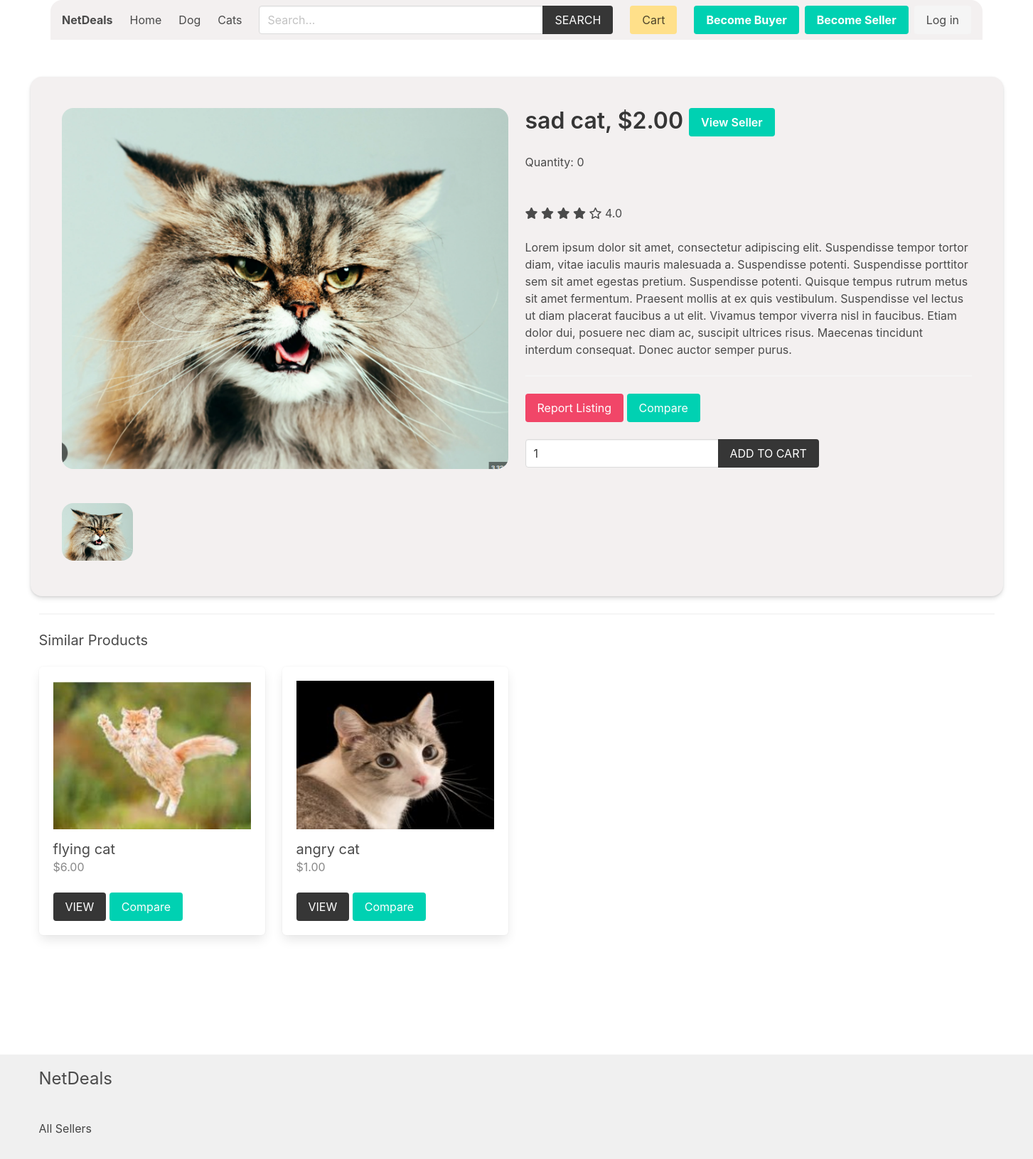
The app's page /product/Cats/sad-cat/ with its own data.
### product/models.py (models this page shows, shortened)
class Category(models.Model):
    title = models.CharField(max_length=50)
    slug = models.SlugField(max_length=55)
    ordering = models.IntegerField(default=0)
    class Meta:
        ordering = ['ordering']

class Product(models.Model):
    quantity = models.PositiveIntegerField(default=0)
    category = models.ForeignKey(Category, related_name='products', on_delete=models.CASCADE)
    seller = models.ForeignKey(SellerProfile, related_name="products", on_delete=models.CASCADE)
    title = models.CharField(max_length=50)
    slug = models.SlugField(max_length=55)
    description = models.TextField(blank=True, null=True)
    price = models.DecimalField(max_digits=6, decimal_places=2)
    added_date = models.DateTimeField(auto_now_add=True)
    image = models.ImageField(upload_to='uploads/', blank=True, null=True)
    thumbnail = models.ImageField(upload_to='uploads/', blank=True, null=True) # Change uploads to thumbnails
    image2 = models.ImageField(upload_to='uploads/', blank=True, null=True)
    thumbnail2 = models.ImageField(upload_to='uploads/thumbnails/', blank=True, null=True)
    image3 = models.ImageField(upload_to='uploads/', blank=True, null=True)
    thumbnail3 = models.ImageField(upload_to='uploads/thumbnails/', blank=True, null=True)
    image4 = models.ImageField(upload_to='uploads/', blank=True, null=True)
    thumbnail4 = models.ImageField(upload_to='uploads/thumbnails/', blank=True, null=True)
    def get_average_rating(self):
        average = self.ratings.aggregate(average=models.Avg('rating'))['average']
        if average:
            return round(average, 1)
        return 0
    class Meta:
        ordering = ['-added_date']
    def get_thumbnail(self):
        if self.thumbnail:
            return self.thumbnail.url

### product/views.py (the view)
# urls.py: path('product/', include('product.urls')),
def product(request, category_slug, product_slug):
    cart = Cart(request)
    product = get_object_or_404(Product, category__slug=category_slug, slug=product_slug)
    if request.method == 'POST':
        form = AddToCartForm(request.POST)
        if form.is_valid():
            quantity = form.cleaned_data['quantity']
            success = cart.add(product_id=product.id, quantity=quantity, update_quantity=False)
            if success:
                messages.success(request, "Successfully added to cart.")
            else:
                messages.error(request, "Failed to add to cart. Item is not available.")
            return redirect('product:product', category_slug=category_slug, product_slug=product_slug)
    else:
        form = AddToCartForm()
    similar_products = list(product.category.products.exclude(id=product.id))
    if len(similar_products) >= 4:
        similar_products = random.sample(similar_products, 4)
    report_form = ProductReportForm()
    rating_form = RatingForm()
    if request.user.is_authenticated:
        purchased = OrderItem.objects.filter(product=product, user=request.user).exists()
        rated = Rating.objects.filter(product = product, user = request.user).exists()
    else:
        purchased = False
        rated = False
    context = {
        'rated': rated,
        'CustomUser': CustomUser,
        'OrderItem': OrderItem,
        'purchased': purchased,
        'rating_form':rating_form,
        'product': product,
        'similar_products': similar_products,
        'form': form,
        'report_form': report_form,
    }
    return render(request, 'product/product.html', context)

### product/forms.py
class RatingForm(forms.ModelForm):
    class Meta:
        model = Rating
        fields = ['rating']

class AddToCartForm(forms.Form):
    quantity = forms.IntegerField()

### cart/cart.py (called while the page is built)
    def __len__(self):
        return sum(item['quantity'] for item in self.cart.values())

### cart/context_processors.py (called while the page is built)
def cart(request):
    return {'cart': Cart(request)}

### product/context_processors.py (called while the page is built)
def menu_categories(request):
    categories = Category.objects.all()
    return {'categories': categories}

### product/templatetags/product_filters.py (called while the page is built)
@register.filter(name='product_images')
def product_images(product):
    return [img for img in (product.image, product.image2, product.image3, product.image4) if img]

### product/templatetags/ratings.py (called while the page is built)
@register.filter
def get_range(value):
    return range(1, value + 1)

### templates/product/product.html (shortened to what this page needs)
{% extends 'core/base.html' %}
{% block content %}
    <div class="columns shadowed-background">
        {% if product.image %}
        {% load product_filters %}
        <div class="column is-half">
            <figure class="image mb-6">
                <img id="main-image" class="rounded-image" src="{{product.image.url|default:''}}" alt="{{product.title}}">
            </figure>
            <div class="thumbnails ">
                {% for img in product|product_images %}
                    <figure class="image is-85x85" style="display: inline-block; margin-right: 5px;">
                        <img class="rounded-image thumbnail" src="{{img.url}}" alt="{{product.title}}" style="width: 100px; height: auto; cursor: pointer;">
                    </figure>
                {% endfor %}
            </div>
        </div>
    {% endif %}
        <div class="column">
            <h1 class="title">{{product.title}}, ${{product.price}} <a href="{% url 'seller:seller' product.seller.id %}" class="button is-primary ">View Seller</a></h1>
            <h2>Quantity: {{product.quantity}}</h2>
            <br>
            <br>
            {% with product.get_average_rating as average_rating %}
            {% load ratings %}
                <div class="rating">
                    {% for i in 5|get_range %}
                        {% if average_rating >= i %}
                            <i class="fas fa-star"></i>
                        {% else %}
                            <i class="far fa-star"></i>
                        {% endif %}
                    {% endfor %}
                    <span>{{ average_rating }}</span>
                </div>
            {% endwith %}
            <br>
            <p>{{product.description}}</p>
            <hr>
            <button onclick="openReportModal()" class="button is-danger">Report Listing</button>
            <button type="button" class="button is-primary" onclick="compareProduct({{ product.pk }})">Compare</button>
            <br>
            <br>
            <form method="post" action="">
                <div class="field has-addons">
                    <div class="control">
                        <input type="number" name="quantity" value="1" class="input" min="1" id="">
                    </div>
                    <div class="control">
                        <button class="button is-dark is-uppercase">Add to Cart</button>
                    </div>
                </div>
            </form>
        </div>
    </div>
    {% if similar_products %}
        <hr>
        <div class="columns is-multiline">
            <div class="column is-12">
                <h2 class="subtitle">Similar Products</h2>
            </div>
            {% for product in similar_products %}
                {% include 'product/parts/list_item.html' %}
            {% endfor %}
        </div>
    {% endif %}
{% endblock content %}

### templates/core/base.html (shortened to what this page needs)
{% load static %}
{% load product_filters %}
<!DOCTYPE html>
<html lang="en">
<head>
    <link rel="stylesheet" href="https://cdn.jsdelivr.net/npm/bulma@0.9.2/css/bulma.min.css">
    <link rel="stylesheet" href="{% static 'css/main.css' %}">
</head>
<body>
    <div class="container px-4">
        <nav class="navbar px-4" role="navigation" aria-label="main navigation">
            <div class="navbar-brand">
                <a class="navbar-item" href="{% url 'core:home' %}">
                    <h1><strong>NetDeals</strong></h1>
                </a>
            </div>
            <div id="navbarBasicExample" class="navbar-menu">
                <div class="navbar-start">
                <a class="navbar-item" href="{% url 'core:home' %}">
                    Home
                </a>
                {% for category in categories %}
                    <a class="navbar-item" href="{% url 'product:category' category.slug %}">
                        {{category.title}}
                    </a>
                {% endfor %}
                </div>
                <div class="navbar-start">
                    <div class="navbar-item">
                        <form method="get" action="{% url 'product:search' %}">
                            <div class="field has-addons">
                                <div class="control">
                                    <input type="search" name="query" id="" class="input" placeholder="Search...">
                                </div>
                                <div class="control">
                                    <button class="button is-dark is-uppercase">Search</button>
                                </div>
                            </div>
                        </form>
                    </div>
                </div>
                <div class="navbar-end">
                <div class="navbar-item">
                    <a href="{% url 'cart:cart' %}" class="button is-warning">Cart {% if cart %}({{cart|length}}){% endif %}</a>
                </div>
                {% if user.role == 'seller' %}
                <div class="navbar-item has-dropdown is-hoverable">
                    <a class="navbar-link is-capitalized">
                    {{user.seller.name}}
                    </a>
                    <div class="navbar-dropdown">
                    <a class="navbar-item" href="{% url 'seller:seller-dashboard' %}">
                        Dashboard
                    </a>
                    <a class="navbar-item" href="{% url 'seller:order-history' %}">
                        Order History
                    </a>
                    <a class="navbar-item" href="{% url 'seller:edit-seller' %}">
                        Update Profile
                    </a>
                    <a class="navbar-item" href="{% url 'seller:add-product' %}">
                        Add Product
                    </a>
                    <hr class="navbar-divider">
                    <a class="navbar-item" href="{% url 'seller:logout' %}">
                        Logout
                    </a>
                    </div>
                </div>
                {% else %}
                <div class="navbar-item">
                    <div class="buttons">
                        <a class="button is-primary" href="{% url 'buyer:become-buyer' %}">
                            <strong>Become Buyer</strong>
                        </a>
                        <a class="button is-primary" href="{% url 'seller:become-seller' %}">
                            <strong>Become Seller</strong>
                        </a>
                        <a class="button is-light" href="{% url 'core:login' %}">
                            Log in
                        </a>
                    </div>
                </div>
                {% endif %}
                </div>
            </div>
            </nav>
    </div>
    <section class="section">
        <div class="container">
            {% block content %}{% endblock content %}
        </div>
    </section>
    <div class="main-content-wrapper">
        <section class="section">
        </section>
    </div>
    <footer class="footer">
        <div class="container">
            <h3 class="is-size-4 mb-4">NetDeals</h3>
            <br>
            <a href="{% url 'seller:sellers' %}">All Sellers</a>
        </div>
    </footer>
</body>
</html>

### templates/product/parts/list_item.html (shortened to what this page needs)
<div class="column is-3 product-list-item">
    <div class="box">
        <figure class="image is-4by3 mb-4">
            <img src="{{ product.get_thumbnail }}" alt="{{product.title}}">
        </figure>
        <h2 class="subtitle">{{product.title}}</h2>
        <h3 class="price is-size-6 mb-5">${{product.price}}</h3>
        <a href="{% url 'product:product' product.category.slug product.slug %}" class="button is-dark is-uppercase">View</a>
         <button type="button" class="button is-primary" onclick="compareProduct({{ product.pk }})">Compare</button>
        </div>
</div>

### core/static/css/main.css (style rules this page uses)
.footer a { margin-bottom: 15px; display: inline-block; color: #444; }
.product-list-item .box .subtitle { margin-bottom: 0; }
.product-list-item .box .price { color: #888; }

### templates/core/base.html (style rules this page uses)
.navbar { z-index: 1000; background-color: #f3f0f0; border-radius: 1rem 1rem 0 0; margin-bottom: 1rem; width: 100%; position: relative; }
.navbar .input { width: 400px; }
.navbar .field.has-addons { width: 100%; }
body { display: flex; flex-direction: column; min-height: 100vh; }
.main-content-wrapper { flex-grow: 1; }
.footer { background-color: #f0f0f0; padding: 1rem 0; }

### templates/product/product.html (style rules this page uses)
.rounded-image { border-radius: 1rem; }
.shadowed-background { box-shadow: 0 4px 6px rgba(0, 0, 0, 0.1), 0 1px 3px rgba(0, 0, 0, 0.1); border-radius: 1rem; padding: 2rem; background-color: #f3f0f0; }

### records on screen
Category: title "Dog"
Category: title "Cats"
Product: image (picture), title "sad cat", price "2.00", quantity "0", description "Lorem ipsum dolor sit amet, consectetur adipiscing elit. Suspendisse tempor tortor diam, vitae iaculis mauris malesuada a. Suspendisse potenti. Suspendisse porttitor sem sit amet egestas pretium. Suspendisse potenti. Quisque tempus rutrum metus sit amet fermentum. Praesent mollis at ex quis vestibulum. Suspendisse vel lectus ut diam placerat faucibus a ut elit. Vivamus tempor viverra nisl in faucibus. Etiam dolor dui, posuere nec diam ac, suscipit ultrices risus. Maecenas tincidunt interdum consequat. Donec auctor semper purus."
Product: get_thumbnail (picture), title "flying cat", price "6.00"
Product: get_thumbnail (picture), title "angry cat", price "1.00"

### other values on screen
{{ average_rating }} "4.0"
